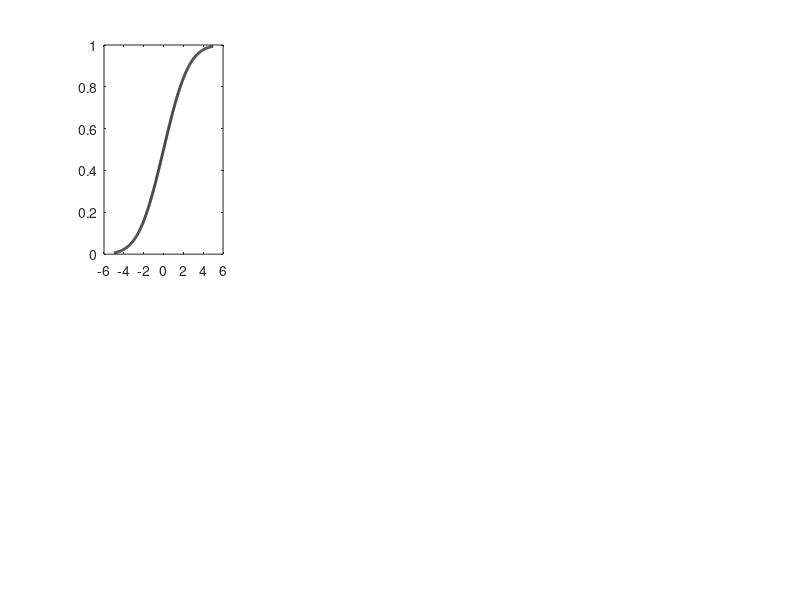

Write the MATLAB code that produced this figure. (Note: this script raises an error after producing the figure.)
%% Psychometric function
x = linspace(-5,5,1000);
f = normpdf(x,0,2); F = normcdf(x,0,2);
figure; hold on; set(gcf,'Position',[1107 1037 1690 934]);

%% Draw psychometric function
subplot(2,4,1); plot(x,F,'k','LineWidth',2); vline(0,'-k'); box off; %axis off;
xlabel('Stimulus, \it s','Interpreter','tex'); ylabel({'Percentage of'; 'rightward response'});
F = 0.5 + abs(F-0.5);
subplot(2,4,5); hold on; plot(x,F,'k','LineWidth',2); axis([0 5 0.5 1]); vline(0,'-k'); box off; %axis off;
xlabel({'Stimulus deviation, ' ; '\deltas = |\it s - \it s_0|'},'Interpreter','tex'); ylabel({'Percentage of'; 'correct response'});

%% 1-up 1-down probs
N = 1; M = 1;
Pd = F.^N; Pu = (1-F).^M;
subplot(2,4,2); hold on; plot(x,F,'k','LineWidth',2); axis([0 5 0.5 1]); vline(0,'-k'); box off; ylabel({'Percentage of'; 'rightward response'}); %axis off;
indx = find((abs(Pu - Pd)) == min(abs(Pu - Pd)),1,'last'); plot(x(indx),F(indx),'ok','MarkerFaceColor','k');
subplot(2,4,6); hold on; plot(x,Pd,'LineWidth',2); plot(x,Pu,'LineWidth',2); axis([0 5 0 1]); vline(0,'-k'); box off; %axis off;
title('1-up 1-down','fontweight','bold');

%% 1-up 2-down probs
N = 2; M = 1;
Pd = F.^N; Pu = (1-F).^M;
subplot(2,4,3); hold on; plot(x,F,'k','LineWidth',2); axis([0 5 0.5 1]); vline(0,'-k'); box off; %axis off;
indx = find((abs(Pu - Pd)) == min(abs(Pu - Pd)),1,'last'); plot(x(indx),F(indx),'ok','MarkerFaceColor','k');
subplot(2,4,7); hold on; plot(x,Pd,'LineWidth',2); plot(x,Pu,'LineWidth',2); axis([0 5 0 1]); vline(0,'-k'); box off; %axis off;
title('1-up 2-down','fontweight','bold');

%% 1-up 10-down probs
N = 10; M = 1;
Pd = F.^N; Pu = (1-F).^M;
subplot(2,4,4); hold on; plot(x,F,'k','LineWidth',2); axis([0 5 0.5 1]); vline(0,'-k'); box off; %axis off;
indx = find((abs(Pu - Pd)) == min(abs(Pu - Pd)),1,'last'); plot(x(indx),F(indx),'ok','MarkerFaceColor','k');
subplot(2,4,8); hold on; plot(x,Pd,'LineWidth',2); plot(x,Pu,'LineWidth',2); axis([0 5 0 1]); vline(0,'-k'); box off; %axis off;
title('1-up 10-down','fontweight','bold');

%%
sgtitle('Figure 1');